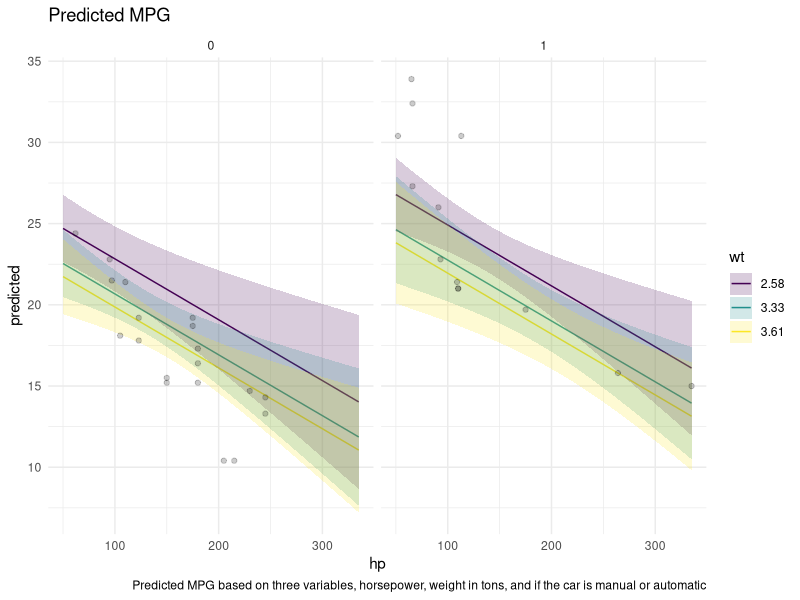
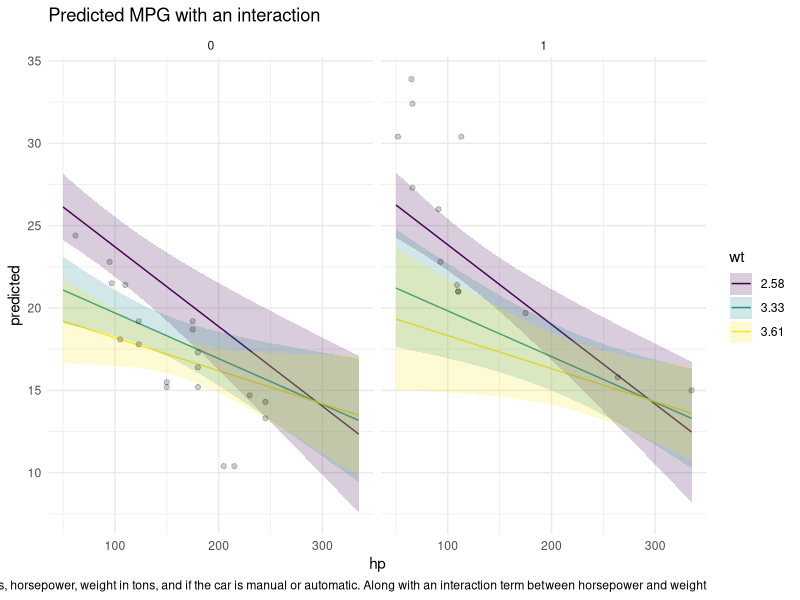

R code for these plots, in order:
## ---- chunk 1
library(broom)
library(ggeffects)
library(tidyverse)

data(mtcars)
## ---- chunk 2
cars_mod <- lm(mpg ~ hp + wt + am, data = mtcars)
cars_mod |> tidy()

pred_cars <- ggpredict(cars_mod, terms = c("hp",
                                           "wt [threenum]",
                                           "am")) |>
  as.data.frame(terms_to_colnames = TRUE) |>
  as_tibble()

ggplot(data = pred_cars, aes(x = hp, y = predicted)) +
  geom_line(aes(color = wt)) +
  facet_wrap(~am) +
   geom_ribbon(data = pred_cars, aes(y = predicted,
                                  ymin = conf.low,
                                  ymax = conf.high,
                                  fill = wt),
               alpha = 0.2) +
  geom_point(data = mtcars, aes(y = mpg), alpha = 0.2) +
  scale_fill_viridis_d() +
  scale_color_viridis_d() +
  theme_minimal() +
  labs(title = "Predicted MPG",
       caption = "Predicted MPG based on three variables, horsepower, weight in tons, and if the car is manual or automatic")
## ---- chunk 3
cars_int <- lm(mpg ~ hp + wt  + am + hp:wt, data = mtcars)
cars_int |> tidy()

pred_int <- ggpredict(cars_int, terms = c("hp",
                                           "wt [threenum]",
                                          "am")) |>
  as.data.frame(terms_to_colnames = TRUE) |>
  as_tibble()

ggplot(data = pred_int, aes(x = hp, y = predicted)) +
  geom_line(aes(color = wt)) +
  facet_wrap(~am) +
   geom_ribbon(data = pred_int, aes(y = predicted,
                                  ymin = conf.low,
                                  ymax = conf.high,
                                  fill = wt),
               alpha = 0.2) +
  geom_point(data = mtcars, aes(y = mpg), alpha = 0.2) +
  scale_fill_viridis_d() +
  scale_color_viridis_d() +
  theme_minimal() +
   labs(title = "Predicted MPG with an interaction",
       caption = "Predicted MPG based on three variables, horsepower, weight in tons, and if the car is manual or automatic. Along with an interaction term between horsepower and weight")
